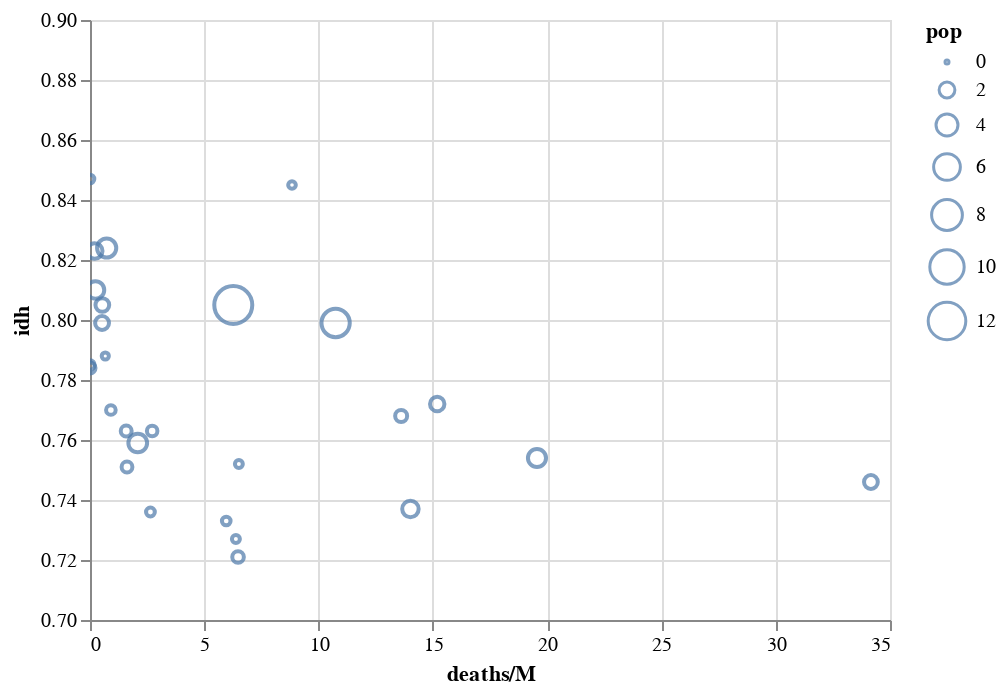

This figure's notebook cell:
### Code cell
import altair as alt

chart = alt.Chart(dcap).mark_point().encode(
    alt.Size('pop:Q'),
    alt.Y('idh:Q',
        scale=alt.Scale(domain=(0.7,0.9))
    ),
    x='deaths/M:Q',
    
    tooltip=['capital','deaths/M','idh', 'pop']
).interactive()
chart

### Figure 1 — Vega-Lite specification as saved in the notebook (floating-point values rounded to 4 significant figures)
{"config": {"view": {"continuousWidth": 400, "continuousHeight": 300}}, "data": {"name": "data-ec5119e2e0b3f2c855ca584907e829c6"}, "mark": "point", "encoding": {"size": {"type": "quantitative", "field": "pop"}, "tooltip": [{"type": "nominal", "field": "capital"}, {"type": "quantitative", "field": "deaths/M"}, {"type": "nominal", "field": "idh"}, {"type": "quantitative", "field": "pop"}], "x": {"type": "quantitative", "field": "deaths/M"}, "y": {"type": "quantitative", "field": "idh", "scale": {"domain": [0.7, 0.9]}}}, "selection": {"selector001": {"type": "interval", "bind": "scales", "encodings": ["x", "y"]}}, "$schema": "https://vega.github.io/schema/vega-lite/v4.0.2.json", "datasets": {"data-ec5119e2e0b3f2c855ca584907e829c6": [{"capital": "Florianópolis", "deaths/M": 0.0, "idh": " 0.847", "pop": 0.501}, {"capital": "Vitória", "deaths/M": 8.837, "idh": " 0.845", "pop": 0.3621}, {"capital": "Brasília", "deaths/M": 0.7296, "idh": " 0.824", "pop": 3.015}, {"capital": "Curitiba", "deaths/M": 0.2069, "idh": " 0.823", "pop": 1.933}, {"capital": "Belo Horizonte", "deaths/M": 0.2388, "idh": " 0.810", "pop": 2.512}, {"capital": "Porto Alegre", "deaths/M": 0.5392, "idh": " 0.805", "pop": 1.484}, {"capital": "São Paulo", "deaths/M": 6.268, "idh": " 0.805", "pop": 12.25}, {"capital": "Goiânia", "deaths/M": 0.5277, "idh": " 0.799", "pop": 1.516}, {"capital": "Rio de Janeiro", "deaths/M": 10.75, "idh": " 0.799", "pop": 6.719}, {"capital": "Palmas", "deaths/M": 0.6686, "idh": " 0.788", "pop": 0.2991}, {"capital": "Cuiabá", "deaths/M": 0.0, "idh": " 0.785", "pop": 0.6125}, {"capital": "Campo Grande", "deaths/M": 0.0, "idh": " 0.784", "pop": 0.896}, {"capital": "Recife", "deaths/M": 15.19, "idh": " 0.772", "pop": 1.646}, {"capital": "Aracaju", "deaths/M": 0.9132, "idh": " 0.770", "pop": 0.657}, {"capital": "São Luís", "deaths/M": 13.61, "idh": " 0.768", "pop": 1.102}, {"capital": "João Pessoa", "deaths/M": 2.719, "idh": " 0.763", "pop": 0.809}, {"capital": "Natal", "deaths/M": 1.583, "idh": " 0.763", "pop": 0.8841}, {"capital": "Salvador", "deaths/M": 2.089, "idh": " 0.759", "pop": 2.872}, {"capital": "Fortaleza", "deaths/M": 19.56, "idh": " 0.754", "pop": 2.669}, {"capital": "Boa Vista", "deaths/M": 6.513, "idh": " 0.752", "pop": 0.3992}, {"capital": "Teresina", "deaths/M": 1.619, "idh": " 0.751", "pop": 0.8648}, {"capital": "Belém", "deaths/M": 34.17, "idh": " 0.746", "pop": 1.493}, {"capital": "Manaus", "deaths/M": 14.02, "idh": " 0.737", "pop": 2.183}, {"capital": "Porto Velho", "deaths/M": 2.644, "idh": " 0.736", "pop": 0.5295}, {"capital": "Macapá", "deaths/M": 5.96, "idh": " 0.733", "pop": 0.5033}, {"capital": "Rio Branco", "deaths/M": 6.383, "idh": " 0.727", "pop": 0.4073}, {"capital": "Maceió", "deaths/M": 6.477, "idh": " 0.721", "pop": 1.019}]}}
